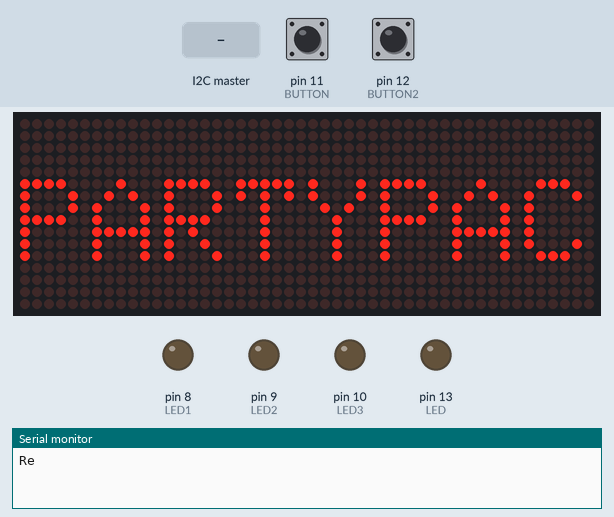
This sketch was run on a simulated Arduino Uno, built with avr-gcc and run on an emulated ATmega328P. Parts: 48×16 LED matrix, output pins drawn as LEDs (lit = HIGH), the last lines printed to the serial monitor. The inputs (shaded band) are chosen by the test bench; at power-on: pin 11 (BUTTON) LOW, pin 12 (BUTTON2) LOW.

Above: at 1.7 s.
1.8 s: the I2C master sends the byte 1
At 3.9 s:
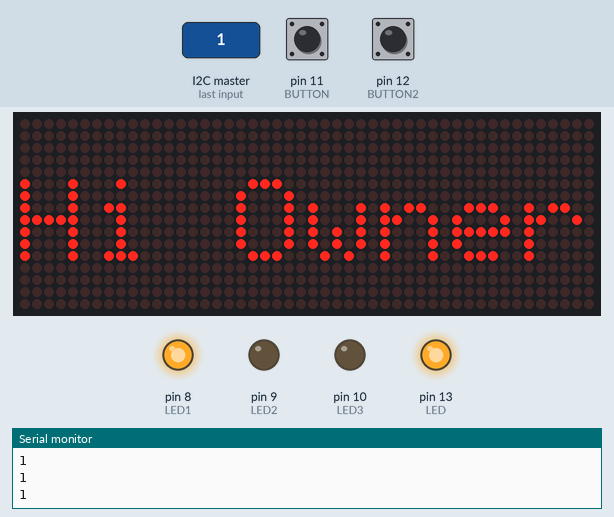
4.2 s: pin 11 (BUTTON) pulled HIGH for 1 s
At 5.6 s:
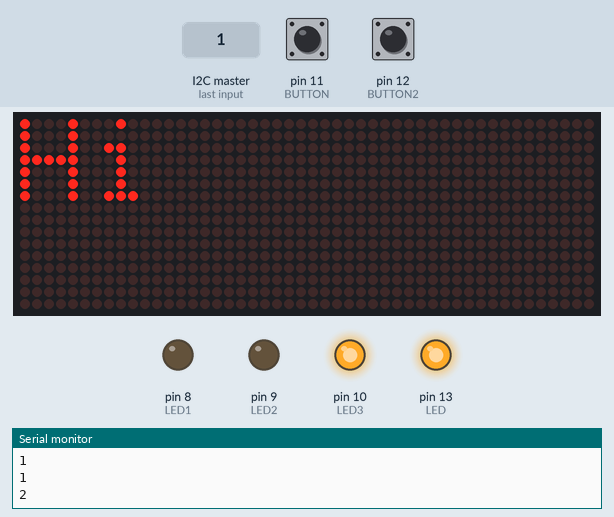
8.2 s: the I2C master sends the byte 0
At 8.8 s:
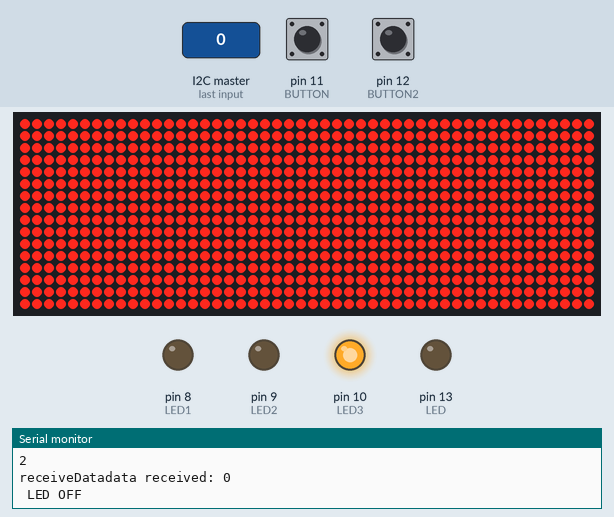
11.2 s: pin 12 (BUTTON2) pulled HIGH for 0.15 s
At 11.49 s:
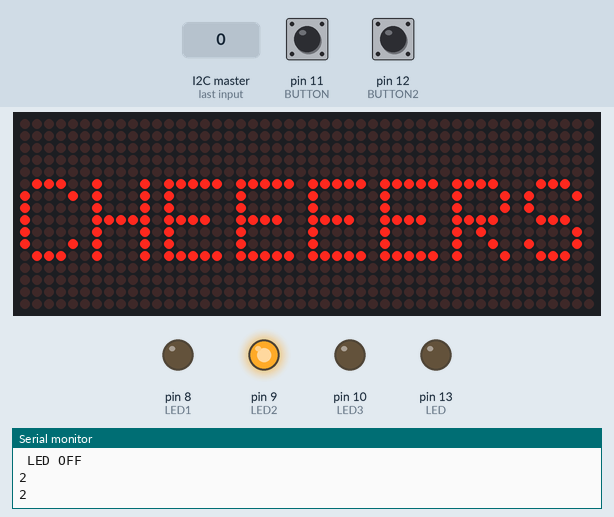
13.0 s: the I2C master sends the byte 2
At 14.8 s:
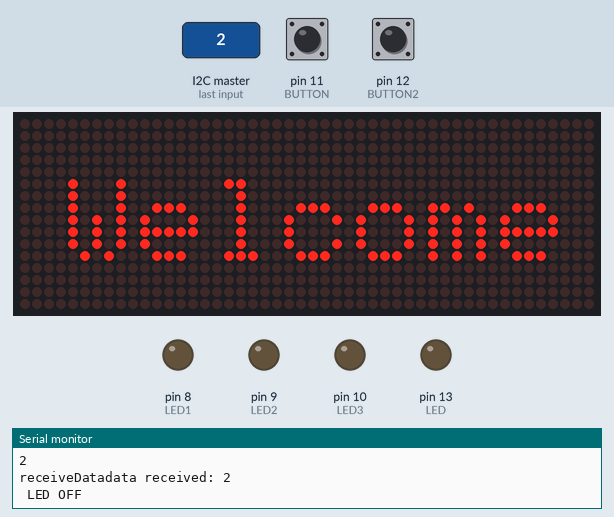
15.1 s: the I2C master sends the byte 90
At 16.6 s:
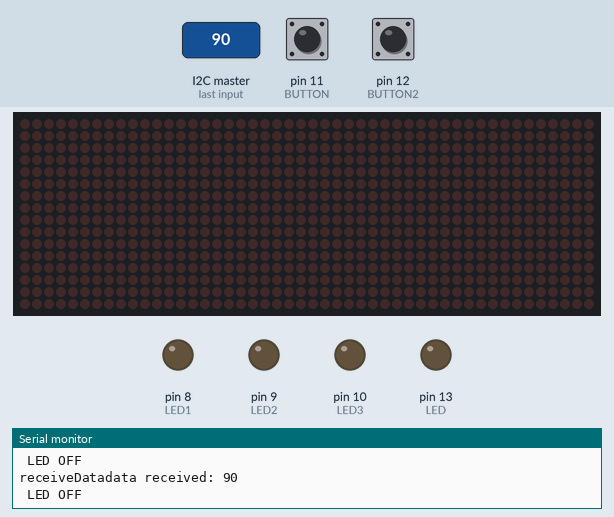
Timing chart, 0 to 18.1 s (numbered marks = the images above; inputs shaded):
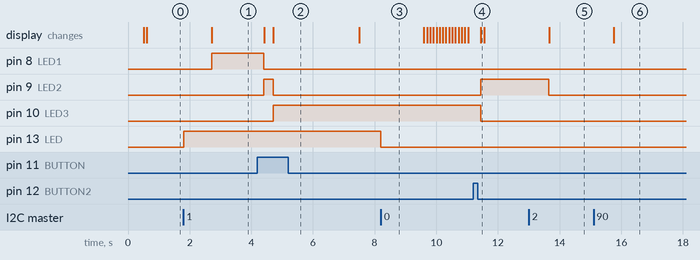

The sketch:

FINAL.ino
```cpp
#include <Wire.h>

#define SLAVE_ADDRESS 0x04
#include "Adafruit_HT1632.h"
#define HT_DATA 2
#define HT_WR   3
#define HT_CS   4
#define HT_CS2  5
Adafruit_HT1632LEDMatrix matrix = Adafruit_HT1632LEDMatrix(HT_DATA, HT_WR, HT_CS, HT_CS2);
#define LED  13
int number = 0;
int LED1  = 8;
int LED2 = 9;
int LED3 = 10;
int BUTTON = 11;
int BUTTON2 = 12;
int option = 0;

void setup() {

  pinMode(LED, OUTPUT);

  Serial.begin(9600);

  Wire.begin(SLAVE_ADDRESS);

  Wire.onReceive(receiveData);

  Wire.onRequest(sendData);

  Serial.println("Ready!");

  Serial.begin(9600);
  matrix.begin(ADA_HT1632_COMMON_16NMOS);
  matrix.fillScreen();
  delay(500);
  matrix.clearScreen();
  matrix.setTextWrap(false);

  pinMode(LED1, OUTPUT);
  pinMode(LED2, OUTPUT);
  pinMode(LED3, OUTPUT);
  pinMode(BUTTON, INPUT);
  pinMode(BUTTON2, INPUT);
  option = 1;


}
bool Button1_Press()
{
  if (digitalRead(BUTTON) == HIGH && digitalRead(BUTTON2) == LOW)
  {
    option++ ;
    delay(200);
    return true;
  }
  return false;
}
bool Button2_Press()
{
  if (digitalRead(BUTTON2) == HIGH && digitalRead(BUTTON) == LOW)
  {
    option-- ;
    delay(200);
    return true;
  }
  return false;
}
void loop() {

  delay(100);
  if (number == 1)
  {
    if (digitalRead(BUTTON) == HIGH && digitalRead(BUTTON2) == LOW)
    {
      option++ ;
      delay(200);
    }
    if (digitalRead(BUTTON2) == HIGH && digitalRead(BUTTON) == LOW)
    {
      option-- ;
      delay(200);
    }
    if (option == 1)
    {
      digitalWrite(LED1, HIGH);
      digitalWrite(LED2, LOW);
      digitalWrite(LED3, LOW);
      Serial.println(option);
      matrix.clearScreen();
      matrix.setCursor(0, 5);
      matrix.print("Hi Owner");
      matrix.writeScreen();

    }

    if (option == 3)
    {
      digitalWrite(LED1, LOW);
      digitalWrite(LED2, LOW);
      digitalWrite(LED3, HIGH);
      for (uint8_t i = 0; i < 4; i++)
      {
        if (Button2_Press())
        {
          goto endofloop;
        }
        matrix.setRotation(i);
        matrix.clearScreen();
        matrix.setCursor(0, 0);
        matrix.print("Hi");
        matrix.writeScreen();
        delay(1000);
        for (uint8_t y = 0; y < matrix.height(); y++)
        {
          if (Button2_Press())
          {
            goto endofloop;
          }
          for (uint8_t x = 0; x < matrix.width(); x++)
          {
            if (Button2_Press())
            {
              goto endofloop;
            }
            matrix.setPixel(x, y);
            matrix.writeScreen();
          }

        }
        // blink!
        matrix.blink(true);
        delay(2000);
        matrix.blink(false);

        // Adjust the brightness down
        for (int8_t i = 15; i >= 0; i--)
        {
          if (Button2_Press())
          {
            goto endofloop;
          }
          matrix.setBrightness(i);
          delay(100);
        }
        // then back up
        for (uint8_t i = 0; i < 16; i++)
        {
          if (Button2_Press())
          {
            goto endofloop;
          }
          matrix.setBrightness(i);
          delay(100);
        }

        for (uint8_t y = 0; y < matrix.height(); y++)
        {
          if (Button2_Press())
          {
            goto endofloop;
          }
          for (uint8_t x = 0; x < matrix.width(); x++)
          {
            if (Button2_Press())
            {
              goto endofloop;
            }
            matrix.clrPixel(x, y);
            matrix.writeScreen();
          }
        }
      }
endofloop:;
      Serial.println(option);
    }
    if (option == 2)
    {
      digitalWrite(LED1, LOW);
      digitalWrite(LED2, HIGH);
      digitalWrite(LED3, LOW);
      Serial.println(option);
      matrix.clearScreen();
      matrix.setCursor(0, 5);
      matrix.print("CHEEEERS");
      matrix.writeScreen();
    }
    if (option > 3)
    {
      option = 3;
    }
    if (option < 1)
    {
      option = 1;
    }

  }
  else if (number == 2)
  {
    digitalWrite(LED1, LOW);
    digitalWrite(LED2, LOW);
    digitalWrite(LED3, LOW);
    matrix.clearScreen();
    matrix.setCursor(4, 5);
    matrix.print("Welcome!");
    matrix.writeScreen();
    delay(2000);
  }
  else if (number == 0)
  {
    matrix.clearScreen();
    matrix.setCursor(0, 5);
    matrix.print("PARTYPAC");
    matrix.writeScreen();
    delay(2000);
  }
  else if(number == 4)
  {
    matrix.clearScreen();
    digitalWrite(LED1, LOW);
    digitalWrite(LED2, LOW);
    digitalWrite(LED3, LOW);
    for (int i= -90; i < 48 ; i++)
    {
      matrix.clearScreen();
      matrix.setCursor(i, 5);
      matrix.print("ACCESS DENIED");
      matrix.writeScreen();
      delay(50);
    }
  }
  else
  {
    matrix.clearScreen();
    digitalWrite(LED1, LOW);
    digitalWrite(LED2, LOW);
    digitalWrite(LED3, LOW);
  }

}

void receiveData(int byteCount) {

  Serial.print("receiveData");

  while (Wire.available()) {

    number = Wire.read();

    Serial.print("data received: ");

    Serial.println(number);

    if (number == 1) {

      Serial.println(" LED ON");

      digitalWrite(LED, HIGH);

    } else {

      Serial.println(" LED OFF");

      digitalWrite(LED, LOW);

    }

  }

}

void sendData() {

  Wire.write(number);

}
```

Measured:
- after the input at 1.8 s, pin 8 (LED1): LOW → HIGH after 0.91 s; pin 13 (LED): LOW → HIGH at once; the display: changes after 0.92 s (image 1)
- after the input at 4.2 s, pin 8 (LED1): HIGH → LOW after 0.21 s; pin 9 (LED2): LOW → HIGH after 0.21 s, → LOW 0.31 s later; pin 10 (LED3): LOW → HIGH after 0.51 s; the display: first changes after 0.21 s (image 2 shows a later state)
- after the input at 8.2 s, pin 13 (LED): HIGH → LOW at once
- after the input at 11.2 s, pin 9 (LED2): LOW → HIGH after 0.24 s; pin 10 (LED3): HIGH → LOW after 0.24 s; the display: changes after 0.24 s (image 4)
- after the input at 13.0 s, pin 9 (LED2): HIGH → LOW after 0.65 s; the display: changes after 0.66 s (image 5)
- after the input at 15.1 s, the display: changes after 0.66 s (image 6)
